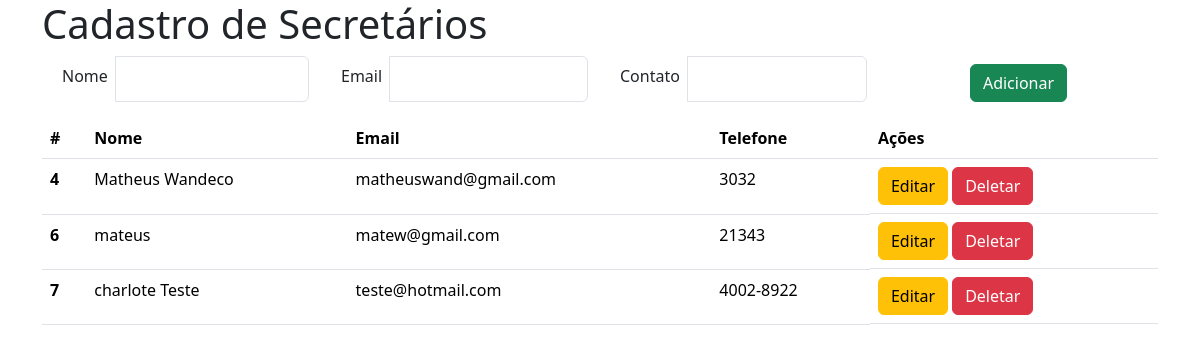
The page / on the database its author committed.
### crud_wandeco/models.py (models this page shows)
class Usuario(database.Model):
    id = database.Column(database.Integer, primary_key=True, nullable=False)
    name = database.Column(database.String(30), nullable=False)
    email = database.Column(database.String(20), nullable=False, unique=True)
    phone = database.Column(database.String(11), nullable=True)

### crud_wandeco/routes.py (the view)
@app.route('/', methods=['GET', 'POST'])
def home():
    usuario = Usuario.query.all()
    formCreateUser = Form_create_user()
    return render_template('home.html', usuario=usuario, formCreateUser=formCreateUser)

### crud_wandeco/forms.py
class Form_create_user(FlaskForm):
    name = StringField('Nome', validators=[DataRequired()])
    email = EmailField('Email', validators=[DataRequired(), Email()])
    phone = StringField('Contato', validators=[DataRequired()])
    button_create = SubmitField('Adicionar')
    button_update = SubmitField('Editar')
    button_delete = SubmitField('Deletar')

### crud_wandeco/templates/home.html (shortened to what this page needs)
<!doctype html>
<html lang="en">
  <head>
    <link href="https://cdn.jsdelivr.net/npm/bootstrap@5.3.3/dist/css/bootstrap.min.css" rel="stylesheet">
  </head>
  <body class="container">
    <h1>Cadastro de Secretários</h1>
        <div> {% include 'form_create.html' %} </div>
        <div>{% include 'table.html' %}</div>
  </body>
</html>

### crud_wandeco/templates/form_create.html (shortened to what this page needs)
<form action="{% if editing %} {{ url_for('update', user_id=user_id) }} {% else %} {{ url_for('create') }} {% endif %}" method="post" class="mb-3">
    <fieldset>
        <div class="container text-center">
            <div class="row">
                <div class="col input-group">
                    {{ formCreateUser.name.label (class='form-label m-2') }}
                    {{ formCreateUser.name (class='form-control') }}
                </div>
                <div class="col input-group">
                    {{ formCreateUser.email.label(class='form-label m-2') }}
                    {{ formCreateUser.email (class='form-control') }}
                </div>
                <div class="col input-group">
                    {{ formCreateUser.phone.label (class='form-label m-2') }}
                    {{ formCreateUser.phone (class='form-control') }}
                </div>
                <div class="col mt-2">
                    {% if editing %}
                        {{ formCreateUser.button_update(class='btn btn-warning') }}
                    {% else %}
                        {{ formCreateUser.button_create(class='btn btn-success') }}
                    {% endif %}
                </div>
    </fieldset>
            </div>

### crud_wandeco/templates/table.html (shortened to what this page needs)
<table class="table me-4">
    <thead>
      <tr>
        <th scope="col">#</th>
        <th scope="col">Nome</th>
        <th scope="col">Email</th>
        <th scope="col">Telefone</th>
        <th scope="col">Ações</th>
      </tr>
    </thead>
    <tbody>
      {% for usuarios in usuario %}
        <tr>
          <th scope="row">{{usuarios.id }}</th>
          <td>{{usuarios.name}}</td>
          <td>{{usuarios.email}}</td>
          <td>{{usuarios.phone}}</td>
          <td class="d-flex">
            <form action="{{ url_for('edit', user_id=usuarios.id) }}" method="GET">
              <fieldset>
                {{ formCreateUser.button_update(class='btn btn-warning') }}
              </fieldset>
            </form>
            <form action="{{ url_for('delete', user_id=usuarios.id) }}" method="POST" class="ms-1">
              <fieldset>
                {{ formCreateUser.button_delete(class='btn btn-danger') }}
              </fieldset>
            </form>
          </td>
        </tr>
      {% endfor %}
    </tbody>
  </table>

### rows shown on the page
Usuario: id "4", name "Matheus Wandeco", email "matheuswand@gmail.com", phone "3032"
Usuario: id "6", name "mateus", email "matew@gmail.com", phone "21343"
Usuario: id "7", name "charlote Teste", email "teste@hotmail.com", phone "4002-8922"
